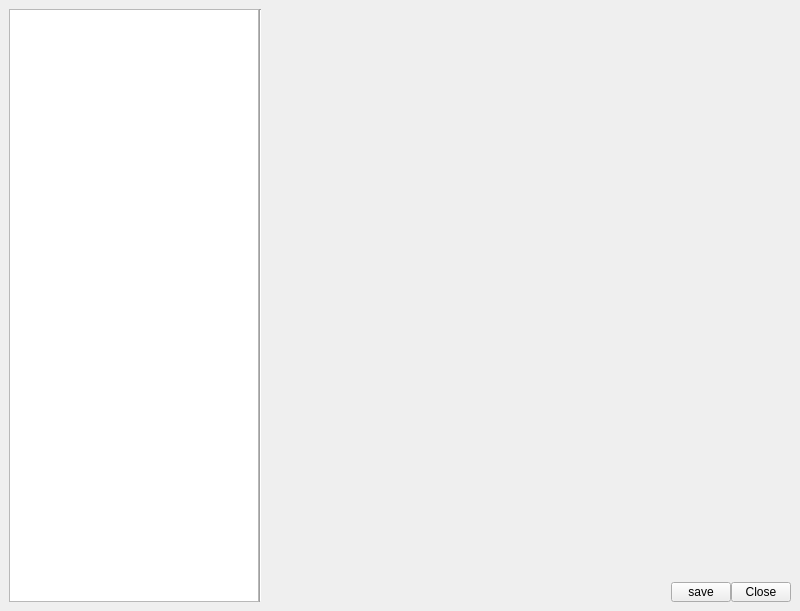
<?xml version="1.0" encoding="UTF-8"?>
<ui version="4.0">
 <class>mw_toolSettings</class>
 <widget class="QMainWindow" name="mw_toolSettings">
  <property name="geometry">
   <rect>
    <x>0</x>
    <y>0</y>
    <width>800</width>
    <height>611</height>
   </rect>
  </property>
  <property name="windowTitle">
   <string>Tool Settings</string>
  </property>
  <widget class="QWidget" name="centralwidget">
   <layout class="QGridLayout" name="gridLayout">
    <item row="0" column="0">
     <layout class="QHBoxLayout" name="hl_toolSettings">
      <property name="spacing">
       <number>0</number>
      </property>
      <item>
       <widget class="QFrame" name="qf_category">
        <property name="minimumSize">
         <size>
          <width>0</width>
          <height>0</height>
         </size>
        </property>
        <property name="maximumSize">
         <size>
          <width>250</width>
          <height>16777215</height>
         </size>
        </property>
        <layout class="QVBoxLayout" name="vl_category">
         <property name="spacing">
          <number>0</number>
         </property>
         <property name="margin">
          <number>0</number>
         </property>
         <item>
          <widget class="QTreeWidget" name="tw_category">
           <property name="maximumSize">
            <size>
             <width>16777215</width>
             <height>16777215</height>
            </size>
           </property>
           <property name="alternatingRowColors">
            <bool>true</bool>
           </property>
           <property name="indentation">
            <number>12</number>
           </property>
           <attribute name="headerVisible">
            <bool>false</bool>
           </attribute>
           <column>
            <property name="text">
             <string notr="true">1</string>
            </property>
           </column>
          </widget>
         </item>
        </layout>
       </widget>
      </item>
      <item>
       <widget class="Line" name="line">
        <property name="orientation">
         <enum>Qt::Vertical</enum>
        </property>
       </widget>
      </item>
      <item>
       <layout class="QVBoxLayout" name="vl_settings">
        <property name="spacing">
         <number>0</number>
        </property>
        <property name="topMargin">
         <number>0</number>
        </property>
        <property name="bottomMargin">
         <number>0</number>
        </property>
        <item>
         <widget class="QFrame" name="qf_settingsWidget">
          <layout class="QVBoxLayout" name="vl_settingsWidget">
           <property name="spacing">
            <number>0</number>
           </property>
           <property name="margin">
            <number>0</number>
           </property>
          </layout>
         </widget>
        </item>
        <item>
         <spacer name="verticalSpacer">
          <property name="orientation">
           <enum>Qt::Vertical</enum>
          </property>
          <property name="sizeHint" stdset="0">
           <size>
            <width>20</width>
            <height>40</height>
           </size>
          </property>
         </spacer>
        </item>
        <item>
         <layout class="QHBoxLayout" name="hl_settingsOptions">
          <property name="spacing">
           <number>0</number>
          </property>
          <property name="topMargin">
           <number>0</number>
          </property>
          <item>
           <spacer name="horizontalSpacer_2">
            <property name="orientation">
             <enum>Qt::Horizontal</enum>
            </property>
            <property name="sizeHint" stdset="0">
             <size>
              <width>40</width>
              <height>20</height>
             </size>
            </property>
           </spacer>
          </item>
          <item>
           <widget class="QPushButton" name="pb_save">
            <property name="maximumSize">
             <size>
              <width>60</width>
              <height>20</height>
             </size>
            </property>
            <property name="text">
             <string>save</string>
            </property>
           </widget>
          </item>
          <item>
           <widget class="QPushButton" name="pb_close">
            <property name="maximumSize">
             <size>
              <width>60</width>
              <height>20</height>
             </size>
            </property>
            <property name="text">
             <string>Close</string>
            </property>
           </widget>
          </item>
         </layout>
        </item>
       </layout>
      </item>
     </layout>
    </item>
   </layout>
  </widget>
 </widget>
 <resources/>
 <connections/>
</ui>
